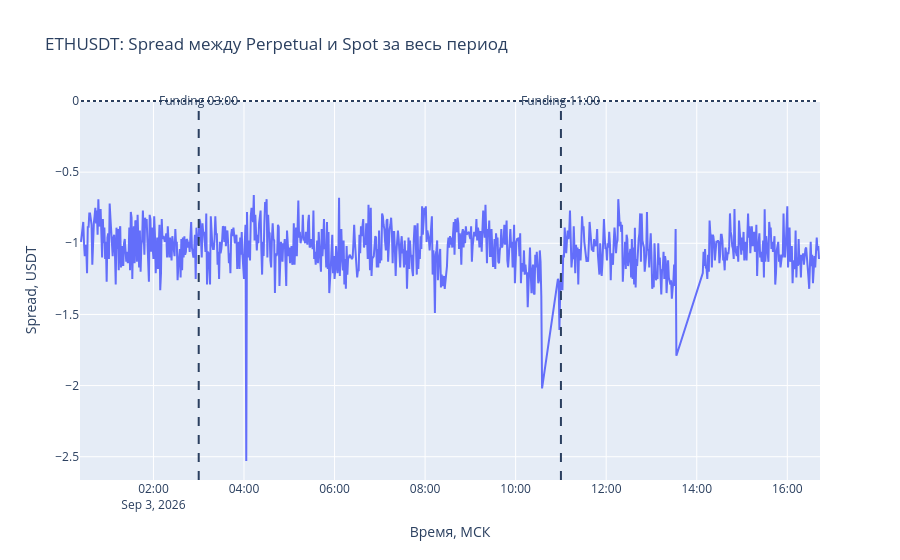

Notebook source saved alongside this figure:
### Markdown cell above
## ETHUSDT: динамика spread за весь период

Spread рассчитывается как разница между ценой ETHUSDT Perpetual и ETHUSDT Spot:

\begin{equation}
Spread = PerpetualPrice - SpotPrice
\end{equation}

Отрицательный spread означает, что цена perpetual-контракта находится ниже цены Spot.

На графике отмечены моменты Funding в 03:00 и 11:00 МСК.

### Code cell
# Объединяем минутные данные Spot и Perpetual

eth_spread_full = pd.concat(
    [
        eth_spot_full.rename("spot_mid"),
        eth_perp_full.rename("perp_mid")
    ],
    axis=1
).dropna()

# Считаем spread

eth_spread_full["spread_usd"] = (
    eth_spread_full["perp_mid"]
    - eth_spread_full["spot_mid"]
)

# Копия для графика
eth_spread_clean = eth_spread_full.iloc[:-1].copy()


# Период без интернета
gap_start = pd.Timestamp(
    "2026-09-03 13:34:00",
    tz="Europe/Moscow"
)

gap_end = pd.Timestamp(
    "2026-09-03 13:50:00",
    tz="Europe/Moscow"
)

gap_mask = (
    (eth_spread_clean.index >= gap_start) &
    (eth_spread_clean.index <= gap_end)
)

eth_spread_clean.loc[
    gap_mask,
    "spread_usd"
] = float("nan")


# График

fig_eth_spread = go.Figure()

fig_eth_spread.add_trace(
    go.Scatter(
        x=eth_spread_clean.index,
        y=eth_spread_clean["spread_usd"],
        mode="lines",
        name="Spread: Perpetual - Spot",
        connectgaps=True
    )
)

# Нулевая линия
fig_eth_spread.add_shape(
    type="line",
    x0=eth_spread_clean.index.min(),
    x1=eth_spread_clean.index.max(),
    y0=0,
    y1=0,
    xref="x",
    yref="y",
    line=dict(dash="dot")
)

# Funding
for funding_time, label in [
    ("2026-09-03 03:00:00", "Funding 03:00"),
    ("2026-09-03 11:00:00", "Funding 11:00")
]:
    fig_eth_spread.add_shape(
        type="line",
        x0=funding_time,
        x1=funding_time,
        y0=0,
        y1=1,
        xref="x",
        yref="paper",
        line=dict(dash="dash")
    )

    fig_eth_spread.add_annotation(
        x=funding_time,
        y=1,
        xref="x",
        yref="paper",
        text=label,
        showarrow=False,
        yshift=10
    )

fig_eth_spread.update_layout(
    title="ETHUSDT: Spread между Perpetual и Spot за весь период",
    xaxis_title="Время, МСК",
    yaxis_title="Spread, USDT",
    hovermode="x unified"
)

fig_eth_spread.show()

### Figure 1 — Plotly figure (JSON) as saved in the notebook; plotly's stock layout.template omitted (floating-point values rounded to 4 significant figures; data arrays with more than 128 entries replaced by an {"elided": "..."} marker saying what was removed)
{"data": [{"connectgaps": true, "mode": "lines", "name": "Spread: Perpetual - Spot", "type": "scatter", "x": {"elided": "924 str values"}, "y": {"elided": "924 float values"}}], "layout": {"annotations": [{"showarrow": false, "text": "Funding 03:00", "x": "2026-09-03 03:00:00", "xref": "x", "y": 1, "yref": "paper", "yshift": 10}, {"showarrow": false, "text": "Funding 11:00", "x": "2026-09-03 11:00:00", "xref": "x", "y": 1, "yref": "paper", "yshift": 10}], "hovermode": "x unified", "shapes": [{"line": {"dash": "dot"}, "type": "line", "x0": "2026-09-03T00:24:00+03:00", "x1": "2026-09-03T16:42:00+03:00", "xref": "x", "y0": 0, "y1": 0, "yref": "y"}, {"line": {"dash": "dash"}, "type": "line", "x0": "2026-09-03 03:00:00", "x1": "2026-09-03 03:00:00", "xref": "x", "y0": 0, "y1": 1, "yref": "paper"}, {"line": {"dash": "dash"}, "type": "line", "x0": "2026-09-03 11:00:00", "x1": "2026-09-03 11:00:00", "xref": "x", "y0": 0, "y1": 1, "yref": "paper"}], "title": {"text": "ETHUSDT: Spread между Perpetual и Spot за весь период"}, "xaxis": {"title": {"text": "Время, МСК"}}, "yaxis": {"title": {"text": "Spread, USDT"}}}}
